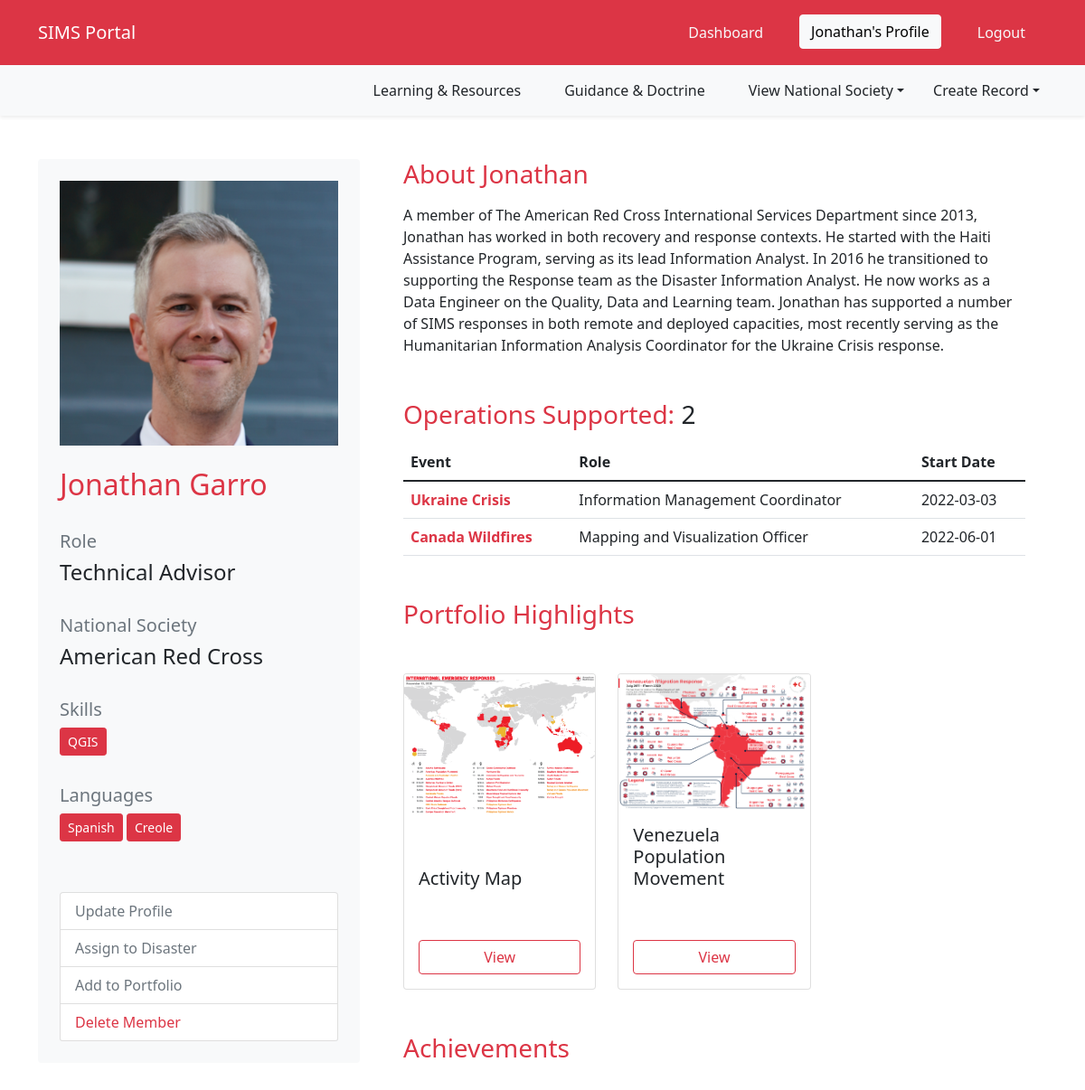
The app's page /profile (signed in) with its own data.
### SIMS_Portal/models.py (models this page shows, shortened)
class User(db.Model, UserMixin):
	__tablename__ = 'user'
	id = db.Column(db.Integer, primary_key=True)
	firstname = db.Column(db.String(40), nullable=False)
	lastname = db.Column(db.String(40), nullable=False)
	status = db.Column(db.String(20), default='Pending')
	birthday = db.Column(db.Date)
	email = db.Column(db.String(120), unique=True, nullable=False)
	password = db.Column(db.String(60), nullable=False)
	molnix_id = db.Column(db.Integer)
	job_title = db.Column(db.String(120))
	bio = db.Column(db.Text)
	is_admin = db.Column(db.Boolean, default=False)
	roles = db.Column(db.String(1000))
	languages = db.Column(db.String(1000))
	image_file = db.Column(db.String(20), nullable=False, default='default.png')
	twitter = db.Column(db.String(120))
	slack_id = db.Column(db.String(120))
	github = db.Column(db.String(120))
	messaging_number_country_code = db.Column(db.Integer)
	messaging_number = db.Column(db.Integer)
	ns_id = db.Column(db.Integer, ForeignKey('nationalsociety.ns_go_id'))
	assignments = db.relationship('Assignment', backref='assigned_member')
	products = db.relationship('Portfolio', backref='creator', lazy=True)
	skills = db.relationship('Skill', secondary='user_skill', backref='members_with_skill')
	languages = db.relationship('Language', secondary='user_language', backref='members_with_language')
	created_at = db.Column(db.DateTime, server_default=func.now())
	updated_at = db.Column(db.DateTime, onupdate=func.now())

class NationalSociety(db.Model):
	__tablename__ = 'nationalsociety'
	id = db.Column(db.Integer, primary_key=True)
	ns_name = db.Column(db.String(120), nullable=False)
	country_name = db.Column(db.String(120), nullable=False)
	ns_go_id = db.Column(db.Integer)
	users = db.relationship('User', backref='national_society', lazy=True)
	created_at = db.Column(db.DateTime, server_default=func.now())
	updated_at = db.Column(db.DateTime, onupdate=func.now())

class Skill(db.Model):
	__tablename__ = 'skill'
	id = db.Column(db.Integer, primary_key=True)
	name = db.Column(db.String)

class Language(db.Model):
	__tablename__ = 'language'
	id = db.Column(db.Integer, primary_key=True)
	name = db.Column(db.String)

class Emergency(db.Model):
	__tablename__ = 'emergency'
	id = db.Column(db.Integer, primary_key=True)
	emergency_name = db.Column(db.String(100), nullable=False)
	emergency_glide = db.Column(db.String(20))
	emergency_go_id = db.Column(db.Integer)
	emergency_location_id = db.Column(db.Integer)
	emergency_review_id = db.Column(db.Integer)
	activation_details = db.Column(db.String(1000))
	emergency_type_id = db.Column(db.Integer, db.ForeignKey('emergencytype.id'))
	emergency_products = db.relationship('Portfolio', backref='emergency_response', lazy=True)
	assigned_to = db.relationship('Assignment', backref='assigned_emergency', lazy=True)
	created_at = db.Column(db.DateTime, server_default=func.now())
	updated_at = db.Column(db.DateTime, onupdate=func.now())

class Assignment(db.Model):
	__tablename__ = 'assignment'
	id = db.Column(db.Integer, primary_key=True)
	role = db.Column(db.String(100))
	start_date = db.Column(db.Date, nullable=False, default=datetime.utcnow)
	end_date = db.Column(db.Date, nullable=False)
	remote = db.Column(db.Boolean)
	assignment_details = db.Column(db.String(1000))
	user_id = db.Column(db.Integer, db.ForeignKey('user.id'))
	emergency_id = db.Column(db.Integer, db.ForeignKey('emergency.id'), default=0)
	created_at = db.Column(db.DateTime, server_default=func.now())
	updated_at = db.Column(db.DateTime, onupdate=func.now())

class Portfolio(db.Model):
	__tablename__ = 'portfolio'
	id = db.Column(db.Integer, primary_key=True)
	title = db.Column(db.String(200), nullable=False)
	type = db.Column(db.String(100), nullable=False)
	description = db.Column(db.Text)
	final_file_location = db.Column(db.String(100), nullable=False)
	asset_file_location = db.Column(db.String(100))
	external = db.Column(db.Boolean, default=False)
	creator_id = db.Column(db.Integer, db.ForeignKey('user.id'), nullable=False)
	emergency_id = db.Column(db.Integer, ForeignKey('emergency.id'))
	created_at = db.Column(db.DateTime, server_default=func.now())
	updated_at = db.Column(db.DateTime, onupdate=func.now())

### tables this page shows
CREATE TABLE user_skill (
	user_id INTEGER, 
	skill_id INTEGER, 
	FOREIGN KEY(user_id) REFERENCES user (id), 
	FOREIGN KEY(skill_id) REFERENCES skill (id)
);

CREATE TABLE user_language (
	user_id INTEGER, 
	language_id INTEGER, 
	FOREIGN KEY(user_id) REFERENCES user (id), 
	FOREIGN KEY(language_id) REFERENCES language (id)
);

### SIMS_Portal/routes.py (the view)
@app.route('/profile')
@login_required
def profile():
	user_info = User.query.filter(User.id==current_user.id).first()
	try:
		ns_association = db.session.query(User, NationalSociety).join(NationalSociety, NationalSociety.ns_go_id == User.ns_id).filter(User.id==current_user.id).with_entities(NationalSociety.ns_name).first()[0]
	except:
		ns_association = 'None'
	try:
		assignment_history = db.session.query(User, Assignment, Emergency).join(Assignment, Assignment.user_id==User.id).join(Emergency, Emergency.id==Assignment.emergency_id).filter(User.id==current_user.id).all()
	except:
		pass
	deployment_history_count = len(assignment_history)
	user_portfolio = db.session.query(User, Portfolio).join(Portfolio, Portfolio.creator_id==User.id).filter(User.id==current_user.id).all()
	skills_list = db.engine.execute("SELECT * FROM user JOIN user_skill ON user.id = user_skill.user_id JOIN skill ON skill.id = user_skill.skill_id WHERE user.id=:current_user", {'current_user': current_user.id})
	languages_list = db.engine.execute("SELECT * FROM user JOIN user_language ON user.id = user_language.user_id JOIN language ON language.id = user_language.language_id WHERE user.id=:current_user", {'current_user': current_user.id})
	profile_picture = url_for('static', filename='assets/img/avatars/' + current_user.image_file)
	return render_template('profile.html', title='Profile', profile_picture=profile_picture, ns_association=ns_association, user_info=user_info, assignment_history=assignment_history, deployment_history_count=deployment_history_count, user_portfolio=user_portfolio, skills_list=skills_list, languages_list=languages_list)

### SIMS_Portal/models.py (called while the page is built)
@login_manager.user_loader
def load_user(user_id):
	return User.query.get(int(user_id))

### SIMS_Portal/templates/profile.html (shortened to what this page needs)
{% extends "layout.html" %}
{% block content %}
<div class="container">
	<div class="row mb-5">
		<div class="col col-md-4 rounded rounded-3">
			<div class="card border-0 p-4 bg-light">
				<div class="row">
					<img src="{{ profile_picture }}" class="img-fluid mb-4" >
				</div>
				<div class="row">
					<h2 class="text-danger">{{ current_user.firstname }} {{ current_user.lastname }}</h2>
				</div>
				<div class="row">
					<h5 class="text-secondary mt-4">Role</h5>
					<h4>{{ current_user.job_title }}</h4>
				</div>
				<div class="row">
					<h5 class="text-secondary mt-4">National Society</h5>
					<h4>{{ ns_association }}</h4>
				</div>
				<div class="row">
					<div>
					<h5 class="text-secondary mt-4">Skills</h5>
					{% for skill in skills_list %}
						<button type="button" class="btn btn-danger btn-sm mb-2">{{skill.name}}</button>
					{% endfor %}
					</div>
				</div>
				<div class="row">
					<div>
					<h5 class="text-secondary mt-4">Languages</h5>
					{% for language in languages_list %}
						<button type="button" class="btn btn-danger btn-sm mb-2">{{language.name}}</button>
					{% endfor %}
					</div>
				</div>
				<div class="list-group mt-5">
			  		<a href="{{ url_for('update_profile') }}" class="list-group-item list-group-item-action text-secondary">Update Profile</a>
			  		<a href="#" class="list-group-item list-group-item-action text-secondary">Assign to Disaster</a>
			  		<a href="{{ url_for('new_portfolio') }}" class="list-group-item list-group-item-action text-secondary">Add to Portfolio</a>
			  		<a href="#" class="list-group-item list-group-item-action text-danger">Delete Member</a>
				</div>
			</div>
		</div>
		<div class="col mx-4">
			<div class='mb-5'>
				<h3 class="mb-3 text-danger">About {{ user_info.firstname }}</h3>
				{{ user_info.bio }}
			</div>
			<div class='mb-5'>
				<h3 class="mb-3 text-danger">Operations Supported: <span class='text-dark'>{{ deployment_history_count }}</span></h3>
				{% if deployment_history_count == 0 %}
					No deployments yet.
				{% else %}
				<table class="table">
			  	<thead class="">
					<tr>
				  	<th>Event</th>
				  	<th>Role</th>
				  	<th>Start Date</th>
					</tr>
			  	</thead>
			  	<tbody>
				  	{% for assignment in assignment_history %}
				  	<tr>
						<td class="fw-bold"><a href="/emergency/{{assignment.Emergency.id}}" class="link-danger">{{assignment.Emergency.emergency_name}}</a></td>
						<td>{{assignment.Assignment.role}}</td>
						<td>{{assignment.Assignment.start_date}}</td>
				  	</tr>
				  	{% endfor %}
			  	</tbody>
				</table>
				{% endif %}
			</div>
			<div class='mb-5'>
				<h3 class="mb-3 text-danger">Portfolio Highlights</h3>
				<div class="row row-cols-3 row-cols-md-3 g-4 mt-4">
				{% for product in user_portfolio %}
					<div class="col d-flex align-items-stretch">
						<div class="card" style="width: 18rem;">
					  	<img src="/static/assets/portfolio/{{product.Portfolio.final_file_location}}" class="card-img-top" alt="...">
					  	<div class="card-body d-flex flex-column">
							<h5 class="card-title mt-auto">{{product.Portfolio.title}}</h5>
							<a href="#" class="btn btn-outline-danger mt-5">View</a>
					  	</div>
						</div>
					</div>
				{% endfor %}
				</div>
			</div>
			<div class='mb-3'>
			<h3 class="mb-3 text-danger">Achievements</h3>
			</div>
		</div>
	</div>
</div>
{% endblock content %}

### SIMS_Portal/templates/layout.html (shortened to what this page needs)
<!DOCTYPE html>
<html lang="en">
<head>
	<link href="https://cdn.jsdelivr.net/npm/bootstrap@5.1.3/dist/css/bootstrap.min.css" rel="stylesheet">
	<link href="https://cdn.datatables.net/1.11.4/css/dataTables.bootstrap5.min.css" rel="stylesheet">
	<link rel="stylesheet" type="text/css" href="{{ url_for('static', filename='css/main.css') }}">
	<link rel="stylesheet" href="https://cdn.jsdelivr.net/npm/bootstrap-icons@1.8.3/font/bootstrap-icons.css">
</head>
<body>
	<header>
	<nav id="navbar_top" class="navbar navbar-expand-md navbar-dark bg-danger navbar-static-top py-3">
	 <div class="container">
		{% if current_user.is_authenticated %}
			<a class="navbar-brand" href="/dashboard">SIMS Portal</a>
		{% else %}
			<a class="navbar-brand" href="/">SIMS Portal</a>
		{% endif %}
	  <div class="collapse navbar-collapse" id="main_nav">
		<ul class="navbar-nav ms-auto">
			{% if current_user.is_authenticated %}
				{% if request.path == '/dashboard' %}
					<li class="nav-item px-3"><button type="button" class="btn btn-light">Dashboard</button></li>
				{% else %}
					<li class="nav-item px-3"><a class="nav-link text-light" href="/dashboard"> Dashboard </a></li>
				{% endif %}
				{% if request.path == '/profile' %}
					<li class="nav-item px-3"><button type="button" class="btn btn-light">{{ current_user.firstname }}'s Profile</button></li>
				{% else %}
				<li class="nav-item px-3"><a class="nav-link text-light" href="/profile"> {{ current_user.firstname }}'s Profile </a></li>
				{% endif %}
				<li class="nav-item px-3"><a class="nav-link text-light" href="/logout"> Logout </a></li>
			{% endif %}
		</ul>
	  </div>
	</nav>
	{% if current_user.is_authenticated %}
	<nav id="navbar_top" class="navbar navbar-expand-sm box-shadow shadow-sm navbar-dark bg-light sticky-top mb-5 ">
	 <div class="container">
	  <div class="collapse navbar-collapse" id="main_nav">
		<ul class="navbar-nav ms-auto">
			<li class="nav-item px-3"><a class="nav-link text-dark" href="#"> Learning & Resources</a></li>
			<li class="nav-item px-3"><a class="nav-link text-dark" href="#"> Guidance & Doctrine</a></li>
			<li class="nav-item dropdown px-3">
				<a class="nav-link dropdown-toggle text-dark" href="#" id="navbarDropdown" role="button" data-toggle="dropdown" aria-haspopup="true" aria-expanded="false">View National Society</a>
			</li>
			<li class="nav-item dropdown pl-3">
				<a class="nav-link dropdown-toggle text-dark" href="#" id="navbarDropdown" role="button" data-toggle="dropdown" aria-haspopup="true" aria-expanded="false">Create Record</a>
			</li>
		</ul>
	  </div>
	 </div>
	</nav>
	{% endif %}
	</header>
	{% block content %}{% endblock %}
</body>
</html>

### SIMS_Portal/static/css/main.css (style rules this page uses)
a:link { text-decoration: none; }

### records on screen
User: firstname "Jonathan", lastname "Garro", job_title "Technical Advisor", bio "A member of The American Red Cross International Services Department since 2013, Jonathan has worked in both recovery and response contexts. He started with the Haiti Assistance Program, serving as its lead Information Analyst. In 2016 he transitioned to supporting the Response team as the Disaster Information Analyst. He now works as a Data Engineer on the Quality, Data and Learning team. Jonathan has supported a number of SIMS responses in both remote and deployed capacities, most recently serving as the Humanitarian Information Analysis Coordinator for the Ukraine Crisis response.", Emergency.emergency_name "Ukraine Crisis", Assignment.role "Information Management Coordinator", Assignment.start_date "2022-03-03", Emergency.emergency_name "Canada Wildfires", Assignment.role "Mapping and Visualization Officer", Assignment.start_date "2022-06-01", Portfolio.final_file_location (picture), Portfolio "Activity Map", Portfolio "Venezuela Population Movement"
NationalSociety: ns_name "American Red Cross"
user_skill: name "QGIS"
user_language: name "Spanish"
user_language: name "Creole"

### other values on screen
{{ deployment_history_count }} "2"
